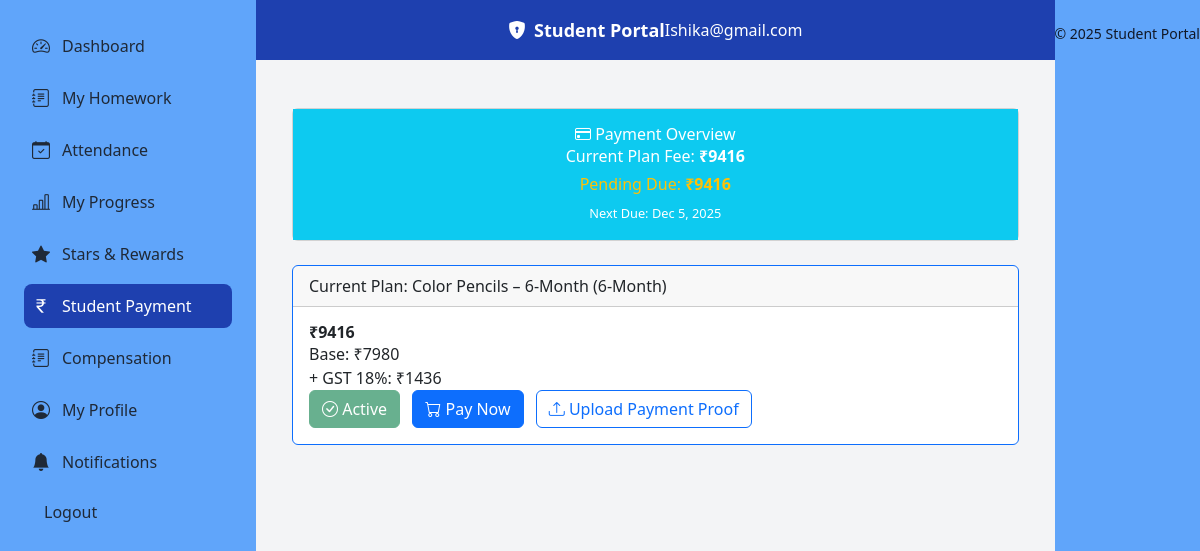
/dashboard/student/?page=student_payment (signed in), run on the app's committed database.
### tables this page shows
CREATE TABLE `users` (
  `id` int(10) UNSIGNED NOT NULL,
  `username` varchar(50) NOT NULL,
  `password` varchar(255) NOT NULL,
  `role` enum('student','admin') NOT NULL DEFAULT 'student',
  `centre_id` int(10) UNSIGNED NOT NULL,
  `created_at` datetime NOT NULL DEFAULT current_timestamp(),
  `reset_token` varchar(255) DEFAULT NULL,
  `reset_expires` datetime DEFAULT NULL
);

CREATE TABLE `student_subscriptions` (
  `id` int(10) UNSIGNED NOT NULL,
  `student_id` int(10) UNSIGNED NOT NULL,
  `plan_id` int(10) UNSIGNED NOT NULL,
  `subscribed_at` datetime NOT NULL DEFAULT current_timestamp(),
  `referral_applied` tinyint(1) NOT NULL DEFAULT 0,
  `referral_amount` decimal(10,2) NOT NULL DEFAULT 0.00
);

CREATE TABLE `payment_plans` (
  `id` int(10) UNSIGNED NOT NULL,
  `centre_id` int(10) UNSIGNED NOT NULL,
  `group_name` varchar(50) NOT NULL,
  `plan_name` varchar(100) NOT NULL,
  `duration_months` int(11) NOT NULL,
  `amount` decimal(10,2) NOT NULL,
  `enrollment_fee` decimal(10,2) NOT NULL DEFAULT 0.00,
  `advance_fee` decimal(10,2) NOT NULL DEFAULT 0.00,
  `prorate_allowed` tinyint(1) NOT NULL DEFAULT 0,
  `late_fee` decimal(10,2) NOT NULL DEFAULT 0.00,
  `gst_percent` decimal(5,2) NOT NULL DEFAULT 0.00
);

### dashboard/includes/functions.php (called while the page is built, shortened)
<?php
function compute_student_due(mysqli $conn, int $studentId): array {
    $stmt = $conn->prepare("
      SELECT plan_id, subscribed_at
        FROM student_subscriptions
       WHERE student_id = ?
       ORDER BY subscribed_at DESC
       LIMIT 1
    ");
    $stmt->bind_param('i',$studentId);
    $stmt->execute();
    $stmt->bind_result($planId,$subAt);
    $isLate = ((int)date('j') > 5);
    require_once __DIR__.'/fee_calculator.php';
    $fee = calculate_student_fee($conn,$studentId,$planId,false,$isLate);
    $p = $conn->prepare("
      SELECT duration_months
        FROM payment_plans
       WHERE id = ?
    ");
    $p->bind_param('i',$planId);
    $p->execute();
    $p->bind_result($duration);
    $dt = new DateTime($subAt);
    $dt->modify("+{$duration} months")
       ->setDate((int)$dt->format('Y'),(int)$dt->format('m'),5);
    $nextDue = $dt->format('M j, Y');
    return [(int)$fee['total'],$nextDue];
}

### dashboard/includes/fee_calculator.php (called while the page is built, shortened)
<?php
function calculate_student_fee(
    mysqli $conn,
    int $studentId,
    int $planId,
    bool $isNewStudent = true,
    bool $isLate       = false
): array {
    $stmt = $conn->prepare("
      SELECT
        p.amount            AS base_fee,
        p.enrollment_fee,
        p.advance_fee,
        p.prorate_allowed,
        p.late_fee,
        p.gst_percent,
        p.duration_months   AS duration,
        s.pending_discount_percent,
        s.is_legacy
      FROM payment_plans p
      JOIN students      s
        ON s.group_name = p.group_name
       AND s.centre_id  = p.centre_id
     WHERE p.id = ? AND s.id = ?
    ");
    $stmt->bind_param('ii',$planId,$studentId);
    $stmt->execute();
    $res = $stmt->get_result()->fetch_assoc();
    $base         = (float)$res['base_fee'];
    $dur          = (int)$res['duration'];
    $enrollFee    = $isNewStudent && !$res['is_legacy']
                   ? (float)$res['enrollment_fee'] : 0.00;
    $advanceFee   = $isNewStudent && !$res['is_legacy']
                   ? (float)$res['advance_fee']    : 0.00;
    $lateFee      = $isLate ? (float)$res['late_fee'] : 0.00;
    $gstPct       = (float)$res['gst_percent'];
    $referralPct  = (float)$res['pending_discount_percent'];
    $subtotal     = $base + $enrollFee + $advanceFee + $lateFee;
    $referralAmt  = round($base * ($referralPct/100),2);
    $subtotal    -= $referralAmt;
    $gstAmt       = round($subtotal * ($gstPct/100),2);
    $total        = round($subtotal + $gstAmt,2);
    return [
      'base_fee'           => $base,
      'enrollment_fee'     => $enrollFee,
      'advance_fee'        => $advanceFee,
      'late_fee'           => $lateFee,
      'referral_percent'   => $referralPct,
      'referral_amount'    => $referralAmt,
      'gst_percent'        => $gstPct,
      'gst_amount'         => $gstAmt,
      'total'              => $total,
    ];
}

### dashboard/student/student_payment.php (the view, shortened to what this page needs)
<?php
require_once __DIR__ . '/../../config/bootstrap.php';
require_once __DIR__ . '/../includes/functions.php';
require_once __DIR__ . '/../includes/fee_calculator.php';
$studentId = (int)($_SESSION['student_id'] ?? 0);
$stmt = $conn->prepare("SELECT COUNT(*) FROM student_subscriptions WHERE student_id = ?");
$stmt->bind_param('i', $studentId);
$stmt->execute();
$stmt->bind_result($subCount);
$isNewStudent = ($subCount === 0);
list($totalDue, $nextDueDate) = compute_student_due($conn, $studentId);
$isOverdue = strtotime($nextDueDate) <= time();
$stmt = $conn->prepare("
  SELECT p.id, p.plan_name, p.amount, p.duration_months, s.subscribed_at
    FROM student_subscriptions s
    JOIN payment_plans         p ON p.id = s.plan_id
   WHERE s.student_id = ?
   ORDER BY s.subscribed_at DESC
   LIMIT 1
");
$stmt->bind_param('i', $studentId);
$stmt->execute();
$stmt->bind_result($currPlanId, $currPlanName, $currAmt, $currDuration, $subscribedAt);
$currFee = calculate_student_fee(
    $conn,
    $studentId,
    $currPlanId,
    $isNewStudent,
    $isOverdue
);
$stmt = $conn->prepare("
  SELECT status
    FROM payment_proofs
   WHERE student_id = ?
   ORDER BY uploaded_at DESC
   LIMIT 1
");
$stmt->bind_param('i', $studentId);
$stmt->execute();
$proof = $stmt->get_result()->fetch_assoc() ?: [];
?>
<div class="container py-4">
  <div class="card mb-4">
    <div class="card-body text-center bg-info text-white">
      <h5><i class="bi bi-credit-card"></i> Payment Overview</h5>
      <p class="mb-1">
        Current Plan Fee:
        <strong>₹<?= round($currFee['total']) ?></strong>
      </p>
      <?php if (empty($proof) || $proof['status'] !== 'Approved'): ?>
        <p class="mb-1 text-warning">
          Pending Due:
          <strong>₹<?= round($currFee['total']) ?></strong>
        </p>
      <?php endif; ?>
      <small>Next Due: <?= htmlspecialchars($nextDueDate) ?></small>
    </div>
  </div>
 <?php if (! $isOverdue): ?>
  <div class="card mb-4 border-primary">
    <div class="card-header">
      Current Plan: <?= htmlspecialchars($currPlanName) ?> (<?= $currDuration ?>-Month)
    </div>
    <div class="card-body">
      <h3 class="fw-bold">₹<?= round($currFee['total']) ?></h3>
      <p>Base: ₹<?= round($currFee['base_fee']) ?></p>
      <p>+ GST <?= $currFee['gst_percent'] ?>%: ₹<?= round($currFee['gst_amount']) ?></p>
      <button class="btn btn-success" disabled>
        <i class="bi bi-check-circle"></i> Active
      </button>
      <?php if (empty($proof) || $proof['status'] !== 'Approved'): ?>
        <form method="post" action="../../payu/payment_request.php" class="d-inline ms-2">
          <button type="submit" class="btn btn-primary">
            <i class="bi bi-cart"></i> Pay Now
          </button>
        </form>
        <a href="upload_payment_proof.php" class="btn btn-outline-primary ms-2">
          <i class="bi bi-upload"></i> Upload Payment Proof
        </a>
      <?php endif; ?>
    </div>
  </div>
      </div>
    </div>
  <?php endif; ?>

### config/bootstrap.php (shortened to what this page needs)
<?php
require_once __DIR__ . '/db.php';
    ?>
    <?php
function render_student_header(string $pageTitle): void
{
    global $conn;
    $stmt = $conn->prepare("SELECT username FROM users WHERE id = ? LIMIT 1");
    $stmt->bind_param('i', $_SESSION['user_id']);
    $stmt->execute();
    $stmt->bind_result($studentUsername);
    $currentPage = $GLOBALS['page'] ?? '';
    ?>
    <!DOCTYPE html>
    <html lang="en">
    <head>
      <script src="https://cdn.tailwindcss.com"></script>
      <link
        href="https://cdn.jsdelivr.net/npm/bootstrap@5.3.0/dist/css/bootstrap.min.css"
        rel="stylesheet" />
      <link
        href="https://cdn.jsdelivr.net/npm/bootstrap-icons@1.10.5/font/bootstrap-icons.css"
        rel="stylesheet" />
      <link href="/student-portal/assets/custom.css" rel="stylesheet" />
    </head>
    <body class="bg-gray-100 min-h-screen flex">
      <aside id="studentSidebar"
             class="hidden md:block w-64 bg-student-secondary text-gray-900 p-4 transition-transform duration-200 ease-in-out">
        <ul class="space-y-2">
          <?php
          $studentMenu = [
            'dashboard'    => ['bi-speedometer2',      'Dashboard',          'index.php'],
            'homework'     => ['bi-journal-text',      'My Homework',        'homework.php'],
            'attendance'   => ['bi-calendar-check',    'Attendance',         'attendance.php'],
            'progress'     => ['bi-bar-chart-line',    'My Progress',        'progress.php'],
            'stars'        => ['bi-star-fill',         'Stars & Rewards',    'stars.php'],
            'student_payment'     => ['bi-currency-rupee',    'Student Payment',           'student_payment.php'],
            'compensation'       => ['bi-journal-text','Compensation', 'compensation.php'],
            'profile'      => ['bi-person-circle',     'My Profile',         'profile.php'],
            'notifications'=> ['bi-bell-fill',         'Notifications',      'notifications.php'],
            'logout'=> ['bi-arrow-fill',         'Logout',      'logout.php'],
          ];
          foreach ($studentMenu as $key => [$iconClass, $labelText, $filename]) {
              $isActive = ($currentPage === $key);
              $linkClass = $isActive
                         ? 'bg-student-primary text-white'
                         : 'text-gray-800 hover:bg-student-primary hover:text-white';
              if ($key === 'logout') {
                  $href = $filename;
              } else {
                  $href = "/student-portal/dashboard/student/?page={$key}";
              }
              echo "<li>
                      <a href=\"{$href}\" class=\"flex items-center p-2 rounded-lg transition {$linkClass}\"
                         " . ($isActive ? 'aria-current=\"page\"' : '') . ">
                        <i class=\"bi {$iconClass} mr-3 text-lg\"></i>
                        <span class=\"font-medium\">{$labelText}</span>
                      </a>
                    </li>";
          }
          ?>
        </ul>
      </aside>
      <div class="flex-1 flex flex-col">
        <header class="hidden md:flex bg-student-primary text-white">
          <div class="max-w-7xl mx-auto flex items-center justify-between px-6 py-3">
            <div class="flex items-center space-x-2 text-lg font-semibold">
              <i class="bi bi-shield-lock-fill"></i>
              <span>Student Portal</span>
            </div>
            <div class="flex items-center space-x-4">
              <span><?= htmlspecialchars($studentUsername) ?></span>
            </div>
          </div>
        </header>
        <main class="flex-1 p-6 overflow-auto">
    <?php
}
function render_student_footer(): void
{
    ?>
        <footer class="bg-student-secondary text-gray-900 text-center text-sm py-4">
          &copy; <?= date('Y') ?> Student Portal
        </footer>
    </body>
    </html>
    <?php
}

### assets/custom.css (style rules this page uses)
.card { transition: transform 0.2s, box-shadow 0.2s; }
body { background: #f5f7fa; }

### config/bootstrap.php (style rules this page uses)
a { text-decoration: none; }

### data on the page
users: username "Ishika@gmail.com"
student_subscriptions: payment_plans.plan_name "Color Pencils – 6-Month", payment_plans.duration_months "6"

### other printed values
$labelText "Dashboard"
$labelText "My Homework"
$labelText "Attendance"
$labelText "My Progress"
$labelText "Stars & Rewards"
$labelText "Student Payment"
$labelText "Compensation"
$labelText "My Profile"
$labelText "Notifications"
$labelText "Logout"
$currFee['total'] "9416"
$nextDueDate "Dec 5, 2025"
$currFee['base_fee'] "7980"
$currFee['gst_percent'] "18"
$currFee['gst_amount'] "1436"
